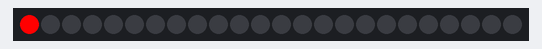
Recording of a program running on a simulated Raspberry Pi (BCM pin numbers). Shown: 24 RGB LEDs in strip order, left to right. What the program prints to the terminal is not drawn.

Above: at 0.01 s.
At 5.02 s:
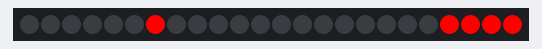
At 10.02 s:
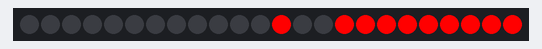
At 20.01 s:
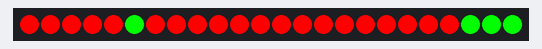
At 29.92 s:
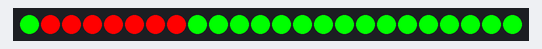
At 39.95 s:
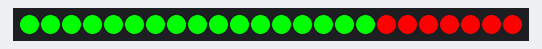

The program:

main.py
```python
from rpi_ws281x import PixelStrip, Color
from led_functions.clear import clear
from led_functions.static import static_white
from led_functions.light_follow import light_follow
from time import sleep

LED_COUNT = 24
LED_PIN = 18
LED_FREQ_HZ = 800000
LED_DMA = 10
LED_BRIGHTNESS = 255
LED_INVERT = False
LED_CHANNEL = 0


if __name__ == '__main__':
    strip = PixelStrip(
        LED_COUNT,
        LED_PIN,
        LED_FREQ_HZ,
        LED_DMA,
        LED_INVERT,
        LED_BRIGHTNESS,
        LED_CHANNEL
    )

    strip.begin()

    color = Color(255, 0, 0)
    print(color.as_integer_ratio())
    print(color.conjugate())

    try:
        light_follow(strip)


    except KeyboardInterrupt:
        clear(strip)
```

clear.py
```python
from rpi_ws281x import Color


def clear(strip):
    for i in range(strip.numPixels()):
        strip.setPixelColor(i, Color(0, 0, 0))

    strip.show()
```

static.py
```python
from rpi_ws281x import Color


def static_white(strip):
    for i in range(strip.numPixels()):
        strip.setPixelColor(i, Color(255, 255, 255))

    strip.show()
```

light_follow.py
```python
from rpi_ws281x import Color
from time import sleep


def light_follow(strip):
    prev_color = Color(0, 0, 0)

    while True:
        color = generate_color(prev_color)

        initial = True

        for j in range(strip.numPixels()):
            for i in range(strip.numPixels() - j):
                if not initial:
                    strip.setPixelColor(i - 1, prev_color)
                    strip.show()

                strip.setPixelColor(i, color)
                strip.show()
                sleep(50 / 1000.0)
                initial = False

        sleep(500 / 1000.0)

        prev_color = color


def generate_color(prev_color):
    if prev_color == Color(0, 0, 0):
        return Color(255, 0, 0)

    if prev_color == Color(255, 0, 0):
        return Color(0, 255, 0)

    if prev_color == Color(0, 255, 0):
        return Color(255, 0, 0)
        
```
